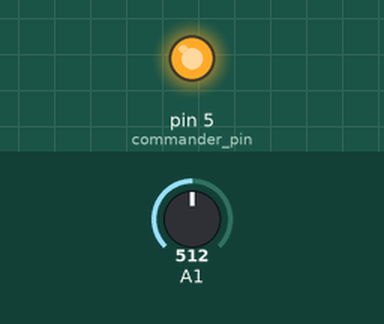
This sketch was run on a simulated Arduino Uno, built with avr-gcc and run on an emulated ATmega328P. Parts: output pins drawn as LEDs (lit = HIGH). The inputs (shaded band) are chosen by the test bench; at power-on: A1 = 512.

Above: at 2.8 s.
2.9 s: A1 set to 822
4.4 s: A1 set to 850
At 5.5 s:
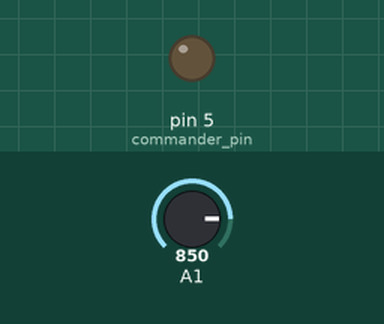
Timing chart, 0 to 7.4 s (numbered marks = the images above; inputs shaded):
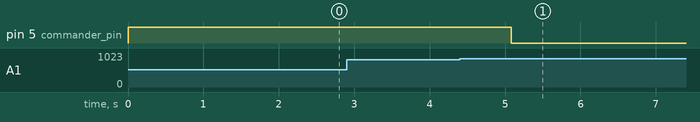

Measured:
- the behaviour switches between 835 and 836 on A1 (found by bisection; images 0 and 1)
- after the input at 2.9 s, every drawn part: stays the same
- after the input at 4.4 s, pin 5 (commander_pin): HIGH → LOW after 0.69 s

The sketch:

HeaterAntiCycling.ino
```cpp
// ANTI CYCLING OF HEATER

// When water temperature reaches certain treshold the controller is disconnected (realay activated) until timer expires and water temperature will be under certain treshold
// There is safety maximal timer how long relay can be activated (controller disconnected), if this timer is fired then there is minimal timer how long controller will be activated and only then normal operation will be resumed.
// Temperature sensing is done by voltage divider including termistor
// Currently no communication to server

// Table of expected measure for 100K6A1I SERIES II connected to + pole and fixed resistor 100k to - pole

// Celsius	Termistor resistance	Expected measurement
// 1	332620	237
// 2	315288	247
// 3	298954	257
// 4	283555	267
// 5	269034	277
// 6	255335	288
// 7	242408	299
// 8	230206	310
// 9	218684	321
// 10	207801	333
// 11	197518	344
// 12	187799	356
// 13	178610	368
// 14	169921	379
// 15	161700	391
// 16	153921	403
// 17	146558	415
// 18	139586	427
// 19	132983	440
// 20	126727	452
// 21	120799	464
// 22	115179	476
// 23	109850	488
// 24	104795	500
// 25	100000	512
// 26	95449	524
// 27	91129	536
// 28	87027	548
// 29	83131	559
// 30	79430	571
// 31	75913	582
// 32	72569	593
// 33	69390	605
// 34	66367	616
// 35	63491	626
// 36	60755	637
// 37	58150	647
// 38	55670	658
// 39	53309	668
// 40	51060	678
// 41	48917	688
// 42	46875	697
// 43	44929	707
// 44	43073	716
// 45	41303	725
// 46	39615	733
// 47	38005	742
// 48	36467	750
// 49	35000	759
// 50	33599	766
// 51	32262	774
// 52	30984	782
// 53	29763	789
// 54	28596	796
// 55	27481	803
// 56	26415	810
// 57	25395	817
// 58	24420	823
// 59	23487	829
// 60	22594	835
// 61	21740	841
// 62	20922	847
// 63	20138	852
// 64	19388	858
// 65	18670	863
// 66	17981	868
// 67	17322	873
// 68	16689	878
// 69	16083	882
// 70	15502	887
// 71	14945	891
// 72	14410	895
// 73	13897	899
// 74	13405	903
// 75	12932	907
// 76	12478	910
// 77	12043	914
// 78	11625	917
// 79	11223	921
// 80	10837	924
// 81	10466	927
// 82	10109	930
// 83	9767	933
#include <printf.h>
#include <SPI.h>
#include "LowPower.h"

// Messages mode (if to write messages to serial)
const bool serial_messages = false;

// TEMPERATURE SENSORS (max works as higher than, min works as lower than)
const unsigned int min_water_temperature = 670; // ~39
//const unsigned int min_water_temperature = 530; // For in hand test purposes ~25
const unsigned int max_water_temperature = 835; // ~60
//const unsigned int max_water_temperature = 560; // For in hand test purposes ~33

// TIMERS
const unsigned int cycle_duration = 1000; // in ms: one cycle = 1000ms = 1s
const unsigned int min_controller_off_cycles = 321; // Final
//const unsigned int min_controller_off_cycles = 20; // For in hand testing
const unsigned int max_controller_off_cycles = 2345;
//const unsigned int max_controller_off_cycles = 60; // For in hand testing
const unsigned int min_controller_on_cycles = 1000;
//const unsigned int min_controller_on_cycles = 30; // For in hand testing

// RELAYS PINS
const unsigned char commander_pin = 5;
//const unsigned char relay_board_vcc = 6; //not used now

// WATER TEMP MEASURE
const byte base_admux = 0b01000000; // measuring against VCC
const byte water_temp_pin = 1; // measure pin (must be analogue) = center of voltage divider
const byte water_temp_admux =  ( base_admux | water_temp_pin );
const unsigned char delay_before_v_measure = 17; // 7 should be OK as divider is constantly on added safety margin
unsigned int current_water_temp = 0; //resulting water temperature on scale 1 to 1024, see table at the beginning

// COUNTERS
unsigned int cycle_counter = 0;
unsigned int min_run_time_counter = 0;

// LOG
const unsigned int log_water_temp_cycles = 10;
const unsigned int log_cycle_count = 1;
const bool log_measured_temp = true;

const unsigned int size_of_long = sizeof (unsigned long);

unsigned long measure_temp () {
  // Internal is reference voltage measured against incomming
  // Voltage is external voltage measured against vref
  // Light is reference voltage measured against light sensor pin
  unsigned long measuredVoltage;
  ADMUX = water_temp_admux; // REFS0 (6), MUX1 (1)
  delay (delay_before_v_measure); // to settle voltage
  bitSet (ADCSRA, ADSC); // Start conversion ADSC (6)
  while (bit_is_set(ADCSRA, ADSC)); // Wail for ADSC to become 0
  measuredVoltage = ADCL; // ADCH is updated only after ADCL is read
  measuredVoltage |= ADCH << 8;
  return measuredVoltage;
} // measure_temp


void setup() {
  if (serial_messages) { Serial.begin (9600); printf_begin (); Serial.println ("START");}
  analogReference( INTERNAL );
  if (serial_messages) { Serial.print ("Initialize relay board... "); }
  pinMode (commander_pin, OUTPUT);
  digitalWrite (commander_pin, HIGH);
  //pinMode (relay_board_vcc, OUTPUT);
  //digitalWrite (relay_board_vcc, HIGH);
  if (serial_messages) { Serial.println ("OK"); }
  pinMode (water_temp_pin, INPUT);
  if (serial_messages) { Serial.println ("Setup finished starting main loop"); }
}

void loop() {
  delay (cycle_duration);
  current_water_temp = measure_temp ();
  if (serial_messages && log_measured_temp) { Serial.print ("Water temperature is: "); Serial.println (current_water_temp); }
  if (current_water_temp > max_water_temperature) {
    // Switching off commander
    if (serial_messages) { Serial.print ("Commander switching off (pin "); Serial.print (commander_pin); Serial.print (") due to water temp: "); Serial.print (current_water_temp); Serial.print (">"); Serial.print (max_water_temperature); Serial.print (" (MAX) ..."); }
    digitalWrite (commander_pin, LOW);
    if (serial_messages) { Serial.println ("OK"); }
    cycle_counter = 0;
    if (serial_messages) { Serial.print ("Waiting for min "); Serial.print (min_controller_off_cycles); Serial.print ("cycles ("); Serial.print (cycle_duration); Serial.print (") and water temp < "); Serial.print (min_water_temperature); Serial.print ("but max for "); Serial.print (max_controller_off_cycles); Serial.print ("cycles..."); }
    while ((cycle_counter <= min_controller_off_cycles || min_water_temperature <= current_water_temp) && cycle_counter <= max_controller_off_cycles) {
      // Waiting for water to cool down
      cycle_counter++;
      delay (cycle_duration);
      current_water_temp = measure_temp ();
      if (serial_messages) { if (cycle_counter % log_cycle_count == 0 ) { Serial.print ("."); } if (cycle_counter % log_water_temp_cycles == 0 ) { Serial.print (current_water_temp); } }
    }
    if (serial_messages) { Serial.print ("X Finished after"); Serial.print (cycle_counter); Serial.print ("cycles, water temp: "); Serial.println (current_water_temp); }
    if (cycle_counter >= max_controller_off_cycles) {
      // We reached max off time for controller so now we must let it run for minimal time, we are not interested in water temperature in this section
      if (serial_messages) { Serial.print ("MAX off time reached, switching on (pin "); Serial.print (commander_pin); Serial.print (") ..."); }
      digitalWrite (commander_pin, HIGH);
      if (serial_messages) { Serial.println ("OK"); }
      if (serial_messages) { Serial.print ("Leaving commander on for minimum "); Serial.print (min_controller_on_cycles); Serial.print (" cycles ..."); }
      for (min_run_time_counter=0; min_run_time_counter < min_controller_on_cycles ; min_run_time_counter++) {
        delay (cycle_duration);
        if (serial_messages) { if (min_run_time_counter % log_cycle_count == 0 ) { Serial.print ("."); } }
      }
      if (serial_messages) { Serial.print ("X Finished after"); Serial.print (min_run_time_counter); Serial.println ("cycles"); }
    }
    else {
      // Water has cooled down so we can resume normal operation
      // Switching ON commander
      if (serial_messages) { Serial.print ("Water had cooled off switching on commnder on pin "); Serial.print (commander_pin); Serial.print (") ..."); }
      digitalWrite (commander_pin, HIGH);
      if (serial_messages) { Serial.println ("OK"); }
    }
    if (serial_messages) { Serial.println ("Resuming normal operation..."); }
  }
}
```
